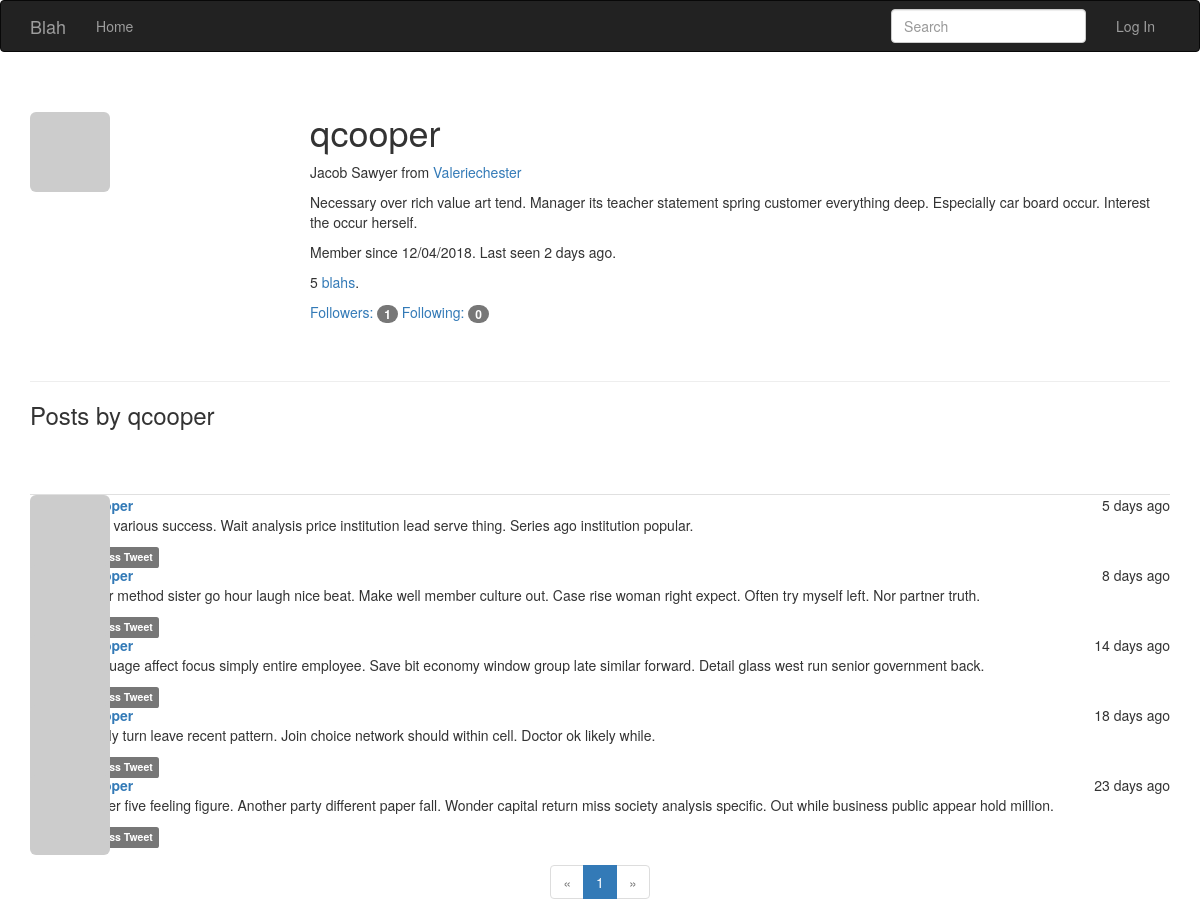
Screenshot of /user/qcooper with the database file from the repository.
### app/models.py (models this page shows, shortened)
class User(UserMixin, db.Model):
    __tablename__ = 'users'
    id = db.Column(db.Integer, primary_key=True)
    email = db.Column(db.String(64), unique=True, index=True)
    username = db.Column(db.String(64), unique=True, index=True)
    role_id = db.Column(db.Integer, db.ForeignKey('roles.id'))
    password_hash = db.Column(db.String(128))
    confirmed = db.Column(db.Boolean, default=False)
    name = db.Column(db.String(64))
    location = db.Column(db.String(64))
    about_me = db.Column(db.Text())
    member_since = db.Column(db.DateTime(), default=datetime.utcnow)
    last_seen = db.Column(db.DateTime(), default=datetime.utcnow)
    avatar_hash = db.Column(db.String(32))
    posts = db.relationship('Post', backref='author', lazy='dynamic')
    followed = db.relationship('Follow',
                               foreign_keys=[Follow.follower_id],
                               backref=db.backref('follower', lazy='joined'),
                               lazy='dynamic',
                               cascade='all, delete-orphan')
    followers = db.relationship('Follow',
                                foreign_keys=[Follow.followed_id],
                                backref=db.backref('followed', lazy='joined'),
                                lazy='dynamic',
                                cascade='all, delete-orphan')
    @property
    def password(self):
        raise AttributeError('Password is not a readable attribute')
    def gravatar(self, size=100, default='identicon', rating='g'):
        if request.is_secure:
            url = 'https://secure.gravatar.com/avatar'
        else:
            url = 'https://www.gravatar.com/avatar'
        hash = hashlib.md5(self.email.lower().encode('utf-8')).hexdigest()
        return '{url}/{hash}?s={size}&d={default}&r={rating}'.format(
            url=url, hash=hash, size=size, default=default, rating=rating)

class SearchableMixin(object):
    @classmethod
    def before_commit(cls, session):
        session._changes = {
            'add': list(session.new),
            'update': list(session.dirty),
            'delete': list(session.deleted)
        }
    @classmethod
    def after_commit(cls, session):
        for obj in session._changes['add']:
            if isinstance(obj, SearchableMixin):
                add_to_index(obj.__tablename__, obj)
        for obj in session._changes['update']:
            if isinstance(obj, SearchableMixin):
                add_to_index(obj.__tablename__, obj)
        for obj in session._changes['delete']:
            if isinstance(obj, SearchableMixin):
                remove_from_index(obj.__tablename__, obj)
        session._changes = None

class Post(SearchableMixin,db.Model):
    __searchable__ = ['body']
    __tablename__ = 'posts'
    id = db.Column(db.Integer, primary_key=True)
    body = db.Column(db.Text)
    body_html = db.Column(db.Text)
    timestamp = db.Column(db.DateTime, index=True, default=datetime.utcnow)
    author_id = db.Column(db.Integer, db.ForeignKey('users.id'))

### app/main/views.py (the view)
@main.route('/user/<username>')
def user(username):
    user = User.query.filter_by(username=username).first_or_404()
    if user is None:
            abort(404)
    page = request.args.get('page', 1, type=int)
    pagination = user.posts.order_by(Post.timestamp.desc()).paginate(
        page, per_page=current_app.config['POSTS_PER_PAGE'], error_out=False)
    posts = pagination.items
    max_number_of_followed=current_app.config['MAX_NUMBER_OF_FOLLOWED']
    return render_template('user.html', user=user, pagination=pagination, posts=posts, max_number_of_followed=max_number_of_followed)

### app/main/forms.py
class SearchForm(FlaskForm):
    q = StringField(_l('Search'), validators=[DataRequired()])
    def __init__(self, *args, **kwargs):
        if 'formdata' not in kwargs:
            kwargs['formdata'] = request.args
        if 'csrf_enabled' not in kwargs:
            kwargs['csrf_enabled'] = False
        super(SearchForm, self).__init__(*args, **kwargs)

### app/auth/views.py (called while the page is built)
@auth.before_app_request
def before_request():
    if current_user.is_authenticated:
        current_user.ping()
        if not current_user.confirmed \
                and request.endpoint \
                and request.blueprint != 'auth' \
                and request.endpoint != 'static':
            return redirect(url_for('auth.unconfirmed'))

### app/main/__init__.py (called while the page is built)
@main.app_context_processor
def inject_permissions():
    return dict(Permission=Permission)

### app/main/views.py (called while the page is built)
@main.before_app_request
def before_request():
    current_user.last_seen = datetime.utcnow()
    db.session.commit()
    g.search_form = SearchForm()
    g.locale = str(get_locale())

### app/models.py (called while the page is built)
    def can(self, permissions):
        return False

    def is_administrator(self):
        return False

### app/templates/user.html (shortened to what this page needs)
{% extends "base.html" %}
{% import "bootstrap/wtf.html" as wtf %}
{% import "macros.html" as macros %}
{% block page_content %}
<div class="page-header">
  <img class="img-rounded profile-thumbnail" src="{{ user.gravatar(size=256) }}">
  <div class="profile-header">
    <h1>{{ user.username }}</h1>
    {% if user.name or user.location %}
    <p>
        {% if user.name %}{{ user.name }}{% endif %}
        {% if user.location %}
            from <a href="http://maps.google.com/?q={{ user.location }}">
              {{ user.location }}
            </a>
        {% endif %}
    </p>
    {% endif %}
    {% if user.about_me %}<p>{{ user.about_me }}</p>{% endif %}
    <p>Member since {{ moment(user.member_since).format('L') }}. Last seen {{ moment(user.last_seen).fromNow() }}.</p>
    <p>{{ user.posts.count() }} <a href="{{ url_for('.user', username=user.username) }}">blahs</a>.</p>
    <p>
        <a href="{{ url_for('.followers', username=user.username) }}">Followers: <span class="badge">{{ user.followers.count() - 1}}</span></a>
        <a href="{{ url_for('.followed_by', username=user.username) }}">Following: <span class="badge">{{ user.followed.count() - 1}}</span></a>
    </p>
  </div>
</div>
<h3>Posts by {{ user.username }}</h3>
{% include 'templatePosts.html' %}
{% if pagination %}
<div class="text-center">
    {{ macros.pagination_widget(pagination, '.user', username=user.username) }}
</div>
{% endif %}
{% endblock %}

### app/templates/templatePosts.html
<br><br>
<ul class="posts">
    {% for post in posts %}
    <li class="list-unstyled">
        <div class="post-thumbnail" >
            <a href="{{ url_for('.user', username=post.author.username) }}">
                <img class="img-rounded profile-thumbnail" src="{{ post.author.gravatar(size=40) }}">
            </a>
        </div>
        <div class="post-content">
            <div class="post-date">{{ moment(post.timestamp).fromNow() }}</div>
            <div class="post-author"><a href="{{ url_for('.user', username=post.author.username) }}">{{ post.author.username }}</a></div>
            <div class="post-body">
              {% if post.body_html %}
                {{ post.body_html | safe }}
              {% else %}
                {{ post.body }}
              {% endif %}
            </div>
            <div class="post-footer">
                <a href="{{ url_for('.post', id=post.id) }}">
                    <span class="label label-default">Access Tweet</span>
                </a>
            </div>
        </div>
    </li>
    {% endfor %}
</ul>

### app/static/styles.css (style rules this page uses)
.profile-thumbnail { position: absolute; }
.profile-header { min-height: 260px; margin-left: 280px; }
ul.posts { list-style-type: none; padding: 0px; margin: 16px 0px 0px 0px; border-top: 1px solid #e0e0e0; }
div.post-date { float: right; }
div.post-author { font-weight: bold; }
div.post-thumbnail { position: absolute; }
div.post-content { margin-left: 48px; min-height: 48px; }

### rows the page displays
User: username "qcooper", name "Jacob Sawyer", location "Valeriechester", about_me "Necessary over rich value art tend. Manager its teacher statement spring customer everything deep. Especially car board occur. Interest the occur herself.", member_since "12/04/2018", last_seen "2 days ago"
Post: timestamp "5 days ago", body_html "Point various success. Wait analysis price institution lead serve thing. Series ago institution popular."
Post: timestamp "8 days ago", body_html "Letter method sister go hour laugh nice beat. Make well member culture out. Case rise woman right expect. Often try myself left. Nor partner truth."
Post: timestamp "14 days ago", body_html "Language affect focus simply entire employee. Save bit economy window group late similar forward. Detail glass west run senior government back."
Post: timestamp "18 days ago", body_html "Family turn leave recent pattern. Join choice network should within cell. Doctor ok likely while."
Post: timestamp "23 days ago", body_html "Career five feeling figure. Another party different paper fall. Wonder capital return miss society analysis specific. Out while business public appear hold million."

### other values shown
{{ user.posts.count() }} "5"
{{ user.followers.count() - 1 }} "1"
{{ user.followed.count() - 1 }} "0"
{{ p }} "1"
